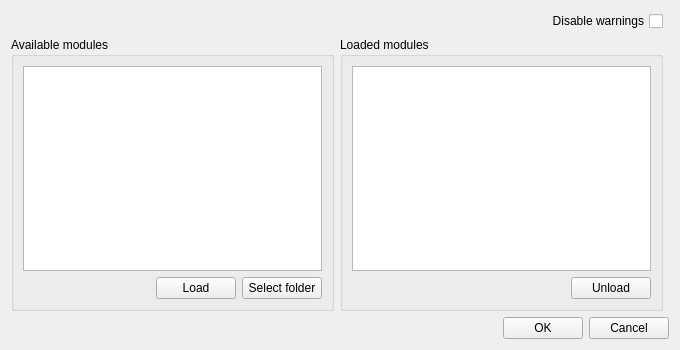
<?xml version="1.0" encoding="UTF-8"?>
<ui version="4.0">
 <class>MIBManagerWindow</class>
 <widget class="QWidget" name="MIBManagerWindow">
  <property name="enabled">
   <bool>true</bool>
  </property>
  <property name="geometry">
   <rect>
    <x>0</x>
    <y>0</y>
    <width>680</width>
    <height>350</height>
   </rect>
  </property>
  <property name="sizePolicy">
   <sizepolicy hsizetype="Ignored" vsizetype="Ignored">
    <horstretch>0</horstretch>
    <verstretch>0</verstretch>
   </sizepolicy>
  </property>
  <property name="minimumSize">
   <size>
    <width>680</width>
    <height>350</height>
   </size>
  </property>
  <property name="windowTitle">
   <string>MIB modules</string>
  </property>
  <layout class="QGridLayout" name="gridLayout_3">
   <property name="sizeConstraint">
    <enum>QLayout::SetDefaultConstraint</enum>
   </property>
   <item row="1" column="0">
    <widget class="QGroupBox" name="availableModulesBox">
     <property name="title">
      <string>Available modules</string>
     </property>
     <layout class="QGridLayout" name="gridLayout_4">
      <item row="1" column="1">
       <widget class="QPushButton" name="loadModuleButton">
        <property name="focusPolicy">
         <enum>Qt::NoFocus</enum>
        </property>
        <property name="toolTip">
         <string/>
        </property>
        <property name="text">
         <string>Load</string>
        </property>
       </widget>
      </item>
      <item row="1" column="2">
       <widget class="QPushButton" name="selectFolderButton">
        <property name="focusPolicy">
         <enum>Qt::NoFocus</enum>
        </property>
        <property name="toolTip">
         <string/>
        </property>
        <property name="text">
         <string>Select folder</string>
        </property>
       </widget>
      </item>
      <item row="1" column="0">
       <spacer name="horizontalSpacer">
        <property name="orientation">
         <enum>Qt::Horizontal</enum>
        </property>
        <property name="sizeHint" stdset="0">
         <size>
          <width>40</width>
          <height>20</height>
         </size>
        </property>
       </spacer>
      </item>
      <item row="0" column="0" colspan="3">
       <widget class="QListWidget" name="availableModulesList">
        <property name="focusPolicy">
         <enum>Qt::NoFocus</enum>
        </property>
        <property name="selectionMode">
         <enum>QAbstractItemView::ExtendedSelection</enum>
        </property>
       </widget>
      </item>
     </layout>
    </widget>
   </item>
   <item row="1" column="1">
    <widget class="QGroupBox" name="loadedModulesBox">
     <property name="title">
      <string>Loaded modules</string>
     </property>
     <layout class="QGridLayout" name="gridLayout">
      <item row="1" column="1">
       <widget class="QPushButton" name="unloadModuleButton">
        <property name="focusPolicy">
         <enum>Qt::NoFocus</enum>
        </property>
        <property name="toolTip">
         <string/>
        </property>
        <property name="text">
         <string>Unload</string>
        </property>
       </widget>
      </item>
      <item row="1" column="0">
       <spacer name="horizontalSpacer_2">
        <property name="orientation">
         <enum>Qt::Horizontal</enum>
        </property>
        <property name="sizeHint" stdset="0">
         <size>
          <width>40</width>
          <height>20</height>
         </size>
        </property>
       </spacer>
      </item>
      <item row="0" column="0" colspan="2">
       <widget class="QListWidget" name="loadedModulesList">
        <property name="focusPolicy">
         <enum>Qt::NoFocus</enum>
        </property>
        <property name="selectionMode">
         <enum>QAbstractItemView::ExtendedSelection</enum>
        </property>
       </widget>
      </item>
     </layout>
    </widget>
   </item>
   <item row="0" column="1">
    <widget class="QCheckBox" name="warningBox">
     <property name="layoutDirection">
      <enum>Qt::RightToLeft</enum>
     </property>
     <property name="text">
      <string>Disable warnings</string>
     </property>
    </widget>
   </item>
   <item row="2" column="0" colspan="3">
    <layout class="QHBoxLayout" name="horizontalLayout">
     <item>
      <spacer name="horizontalSpacer_3">
       <property name="orientation">
        <enum>Qt::Horizontal</enum>
       </property>
       <property name="sizeHint" stdset="0">
        <size>
         <width>40</width>
         <height>20</height>
        </size>
       </property>
      </spacer>
     </item>
     <item>
      <widget class="QPushButton" name="okButton">
       <property name="focusPolicy">
        <enum>Qt::NoFocus</enum>
       </property>
       <property name="text">
        <string>OK</string>
       </property>
      </widget>
     </item>
     <item>
      <widget class="QPushButton" name="cancelButton">
       <property name="focusPolicy">
        <enum>Qt::NoFocus</enum>
       </property>
       <property name="text">
        <string>Cancel</string>
       </property>
      </widget>
     </item>
    </layout>
   </item>
  </layout>
 </widget>
 <resources/>
 <connections/>
</ui>
